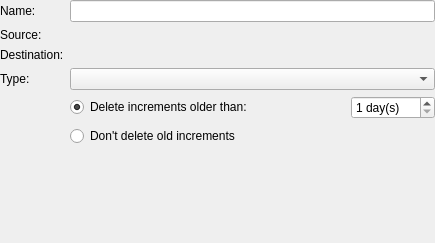
<ui version="4.0" >
 <class>GeneralOptionsWidget</class>
 <widget class="QWidget" name="GeneralOptionsWidget" >
  <property name="geometry" >
   <rect>
    <x>0</x>
    <y>0</y>
    <width>435</width>
    <height>243</height>
   </rect>
  </property>
  <layout class="QGridLayout" name="gridLayout_2" >
   <property name="margin" >
    <number>0</number>
   </property>
   <item row="5" column="0" >
    <spacer name="verticalSpacer" >
     <property name="orientation" >
      <enum>Qt::Vertical</enum>
     </property>
     <property name="sizeHint" stdset="0" >
      <size>
       <width>20</width>
       <height>4</height>
      </size>
     </property>
    </spacer>
   </item>
   <item row="0" column="0" >
    <widget class="QLabel" name="nameLabel" >
     <property name="text" >
      <string>Name:</string>
     </property>
    </widget>
   </item>
   <item row="0" column="1" >
    <widget class="QLineEdit" name="nameEdit" />
   </item>
   <item row="1" column="0" >
    <widget class="QLabel" name="label_2" >
     <property name="text" >
      <string>Source:</string>
     </property>
    </widget>
   </item>
   <item row="1" column="1" >
    <widget class="PathRequester" name="srcPath" >
     <property name="sizePolicy" >
      <sizepolicy vsizetype="Preferred" hsizetype="Expanding" >
       <horstretch>0</horstretch>
       <verstretch>0</verstretch>
      </sizepolicy>
     </property>
    </widget>
   </item>
   <item row="2" column="0" >
    <widget class="QLabel" name="label_3" >
     <property name="text" >
      <string>Destination:</string>
     </property>
    </widget>
   </item>
   <item row="2" column="1" >
    <widget class="PathRequester" name="destPath" >
     <property name="sizePolicy" >
      <sizepolicy vsizetype="Preferred" hsizetype="Expanding" >
       <horstretch>0</horstretch>
       <verstretch>0</verstretch>
      </sizepolicy>
     </property>
    </widget>
   </item>
   <item row="3" column="0" >
    <widget class="QLabel" name="label" >
     <property name="text" >
      <string>Type:</string>
     </property>
    </widget>
   </item>
   <item row="3" column="1" >
    <widget class="QComboBox" name="type" >
     <property name="sizePolicy" >
      <sizepolicy vsizetype="Preferred" hsizetype="Preferred" >
       <horstretch>0</horstretch>
       <verstretch>0</verstretch>
      </sizepolicy>
     </property>
    </widget>
   </item>
   <item row="4" column="1" >
    <widget class="QFrame" name="ageWidget" >
     <property name="frameShape" >
      <enum>QFrame::NoFrame</enum>
     </property>
     <property name="frameShadow" >
      <enum>QFrame::Raised</enum>
     </property>
     <property name="lineWidth" >
      <number>0</number>
     </property>
     <layout class="QGridLayout" name="gridLayout" >
      <property name="margin" >
       <number>0</number>
      </property>
      <item row="0" column="0" >
       <widget class="QRadioButton" name="deleteOld" >
        <property name="text" >
         <string>Delete increments older than:</string>
        </property>
        <property name="checked" >
         <bool>true</bool>
        </property>
       </widget>
      </item>
      <item row="0" column="1" >
       <widget class="QSpinBox" name="maxDays" >
        <property name="sizePolicy" >
         <sizepolicy vsizetype="Preferred" hsizetype="Minimum" >
          <horstretch>0</horstretch>
          <verstretch>0</verstretch>
         </sizepolicy>
        </property>
        <property name="suffix" >
         <string> day(s)</string>
        </property>
        <property name="minimum" >
         <number>1</number>
        </property>
        <property name="maximum" >
         <number>365</number>
        </property>
       </widget>
      </item>
      <item row="1" column="0" >
       <widget class="QRadioButton" name="dontDeleteOld" >
        <property name="sizePolicy" >
         <sizepolicy vsizetype="Fixed" hsizetype="Expanding" >
          <horstretch>0</horstretch>
          <verstretch>0</verstretch>
         </sizepolicy>
        </property>
        <property name="text" >
         <string>Don't delete old increments</string>
        </property>
       </widget>
      </item>
      <item row="1" column="1" >
       <spacer name="verticalSpacer_2" >
        <property name="orientation" >
         <enum>Qt::Vertical</enum>
        </property>
        <property name="sizeType" >
         <enum>QSizePolicy::Minimum</enum>
        </property>
        <property name="sizeHint" stdset="0" >
         <size>
          <width>20</width>
          <height>22</height>
         </size>
        </property>
       </spacer>
      </item>
     </layout>
    </widget>
   </item>
  </layout>
 </widget>
 <customwidgets>
  <customwidget>
   <class>PathRequester</class>
   <extends>QFrame</extends>
   <header>pathrequester.h</header>
  </customwidget>
 </customwidgets>
 <resources/>
 <connections>
  <connection>
   <sender>deleteOld</sender>
   <signal>toggled(bool)</signal>
   <receiver>maxDays</receiver>
   <slot>setEnabled(bool)</slot>
   <hints>
    <hint type="sourcelabel" >
     <x>172</x>
     <y>156</y>
    </hint>
    <hint type="destinationlabel" >
     <x>358</x>
     <y>159</y>
    </hint>
   </hints>
  </connection>
 </connections>
</ui>
